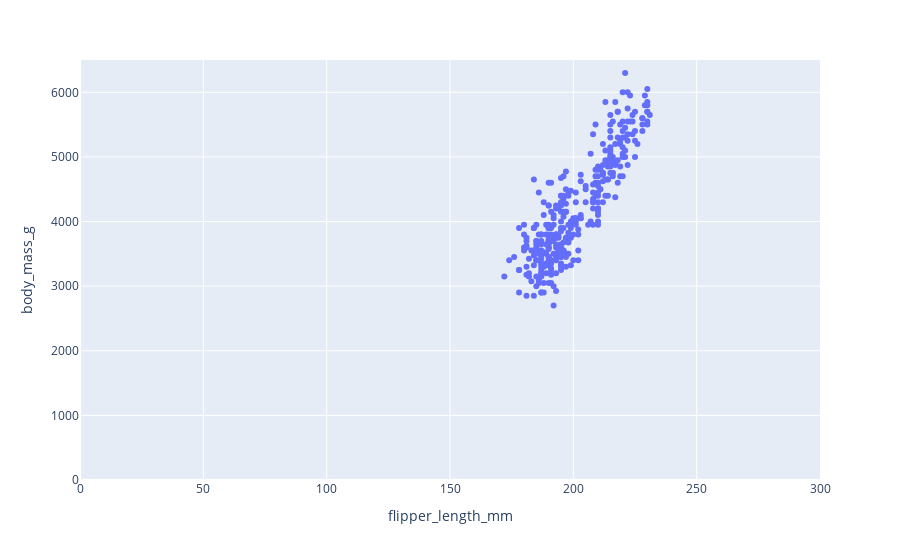

The cell this chart's notebook holds for it:
### Markdown cell above
Si vien, se ve a simple vista que este punto está fuera de lo esperado, puede en terminos prácticos, no sea realmente así. Para mostrar esto, crearemos el mismo gráfico con el eje X partiendo desde 0.

### Code cell
px.scatter(df_, x="flipper_length_mm", y="body_mass_g", range_x=(0, 300), range_y=(0, 6500))

### Figure 1 — Plotly figure (JSON) as saved in the notebook; plotly's stock layout.template omitted (floating-point values rounded to 4 significant figures; data arrays with more than 128 entries replaced by an {"elided": "..."} marker saying what was removed)
{"data": [{"hovertemplate": "flipper_length_mm=%{x}<br>body_mass_g=%{y}<extra></extra>", "legendgroup": "", "marker": {"color": "#636efa", "symbol": "circle"}, "mode": "markers", "name": "", "orientation": "v", "showlegend": false, "type": "scatter", "x": {"elided": "334 int values"}, "xaxis": "x", "y": {"elided": "334 int values"}, "yaxis": "y"}], "layout": {"legend": {"tracegroupgap": 0}, "margin": {"t": 60}, "xaxis": {"anchor": "y", "domain": [0, 1], "range": [0, 300], "title": {"text": "flipper_length_mm"}}, "yaxis": {"anchor": "x", "domain": [0, 1], "range": [0, 6500], "title": {"text": "body_mass_g"}}}}
